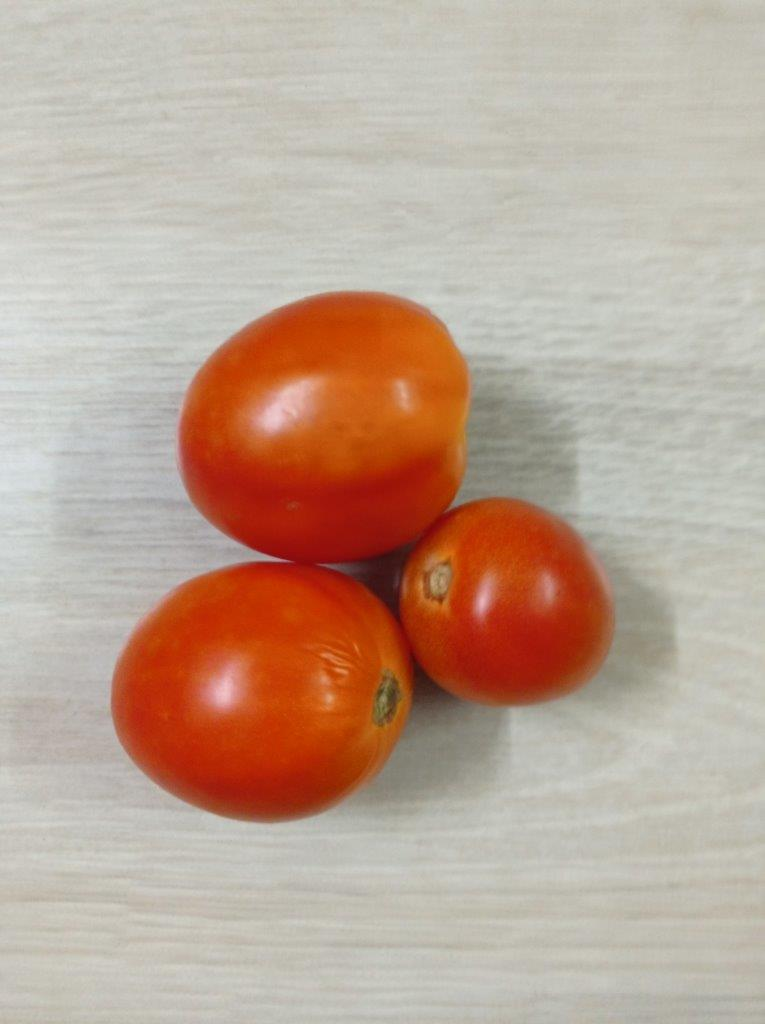
#> input picture Tomato-Maturity-Detection-Quality-Grading/img/1 (1).jpg, 765 x 1024 px
$ python -i tomato_pipeline.py   (imports and definitions only)
#> lines starting #> are read from the running program, lines starting #| are printed output that depends on the picture; after the words box and inside, x2 and y2 are one past the last pixel; in counts of white or black regions, pixels touching at a corner belong together
#> further down, picture is the input picture: shape (1024, 765, 3); mean B, G, R 148.8, 164.6, 189.2
# tomato_pipeline.py
import os
import io
import cv2
import numpy as np
import matplotlib.pyplot as plt
from dataclasses import dataclass, asdict

# -------------------- Config & Types --------------------
@dataclass
class HsvThresholds:
    red_lower:    tuple = (0, 54, 116)
    red_upper:    tuple = (14, 255, 255)
    orange_lower: tuple = (16, 72, 69)
    orange_upper: tuple = (47, 255, 205)
    green_lower:  tuple = (8, 183, 109)    # توجه: در محدوده HSV اوپن‌سی‌وی (0..179)
    green_upper:  tuple = (12, 217, 226)

@dataclass
class HoughParams:
    dp: float = 1.56
    minDist: int = 200
    param1: int = 109
    param2: int = 64
    minRadius: int = 97
    maxRadius: int = 191

@dataclass
class TomatoResult:
    idx: int
    x: int
    y: int
    r: int
    mean_hue: float
    status: str

# -------------------- Classification --------------------
def classify_tomato(hue_val: float) -> str:
    """
    Classify a tomato's ripeness based on the mean Hue value.
    - Ripe       : Hue in [0, 15]
    - Half-Ripe  : Hue in [16, 24]
    - Unripe     : Otherwise
    (Hue در OpenCV بین 0..179 است)
    """
    if 0 <= hue_val <= 15:
        return "Ripe"
    elif 16 <= hue_val <= 24:
        return "Half-Ripe"
    else:
        return "Unripe"

# -------------------- Core Pipeline --------------------
def process_image(
    image_bgr: np.ndarray,
    hsv_th: HsvThresholds = HsvThresholds(),
    hough: HoughParams = HoughParams(),
    morph_kernel_size: int = 5,
    edge_canny_low: int = 50,
    edge_canny_high: int = 150,
    dilate_size: int = 5,
    dilate_iter: int = 2,
    contour_min_area: int = 50,
    circle_radius_min: int = 90,
    circle_radius_max: int = 200,
):
    """
    تمام مراحل پردازش را اجرا می‌کند و هم نتایج عددی و هم تصاویر میانی را برمی‌گرداند.
    """
#> called with morph_kernel_size = 5, edge_canny_low = 50, edge_canny_high = 150, dilate_size = 5, dilate_iter = 2, contour_min_area = 50, circle_radius_min = 90, circle_radius_max = 200
    assert image_bgr is not None, "Input image is None."
    image_rgb = cv2.cvtColor(image_bgr, cv2.COLOR_BGR2RGB)
    image_hsv = cv2.cvtColor(image_rgb, cv2.COLOR_RGB2HSV)
#> image_hsv: shape (1024, 765, 3); mean H, S, V 26.3, 58.3, 189.7

    # --- Masks
    lower_red    = np.array(hsv_th.red_lower, dtype=np.uint8)
    upper_red    = np.array(hsv_th.red_upper, dtype=np.uint8)
    lower_orange = np.array(hsv_th.orange_lower, dtype=np.uint8)
    upper_orange = np.array(hsv_th.orange_upper, dtype=np.uint8)
    lower_green  = np.array(hsv_th.green_lower, dtype=np.uint8)
    upper_green  = np.array(hsv_th.green_upper, dtype=np.uint8)

    mask_red    = cv2.inRange(image_hsv, lower_red,    upper_red)
#> mask_red: shape (1024, 765); 20.4% white; 13 white regions (12 under 20 px), largest, box (x1, y1, x2, y2) and area: (109, 290, 617, 824) 159548
    mask_orange = cv2.inRange(image_hsv, lower_orange, upper_orange)
#> mask_orange: shape (1024, 765); 0.23% white; 23 white regions (18 under 20 px), largest, box (x1, y1, x2, y2) and area: (372, 670, 405, 731) 993, (457, 405, 472, 459) 379, (431, 568, 446, 595) 269, (457, 484, 463, 496) 21, (463, 471, 467, 483) 20
    mask_green  = cv2.inRange(image_hsv, lower_green,  upper_green)
#> mask_green: shape (1024, 765); 1.3% white; 99 white regions (68 under 20 px), largest, box (x1, y1, x2, y2) and area: (235, 371, 342, 450) 1924, (553, 535, 605, 690) 989, (192, 649, 257, 720) 940

    combined_mask = cv2.bitwise_or(cv2.bitwise_or(mask_red, mask_orange), mask_green)
#> combined_mask: shape (1024, 765); 20.6% white; 14 white regions (13 under 20 px), largest, box (x1, y1, x2, y2) and area: (109, 290, 617, 824) 161342

    # --- Morph
    kernel = cv2.getStructuringElement(cv2.MORPH_ELLIPSE, (morph_kernel_size, morph_kernel_size))
    cleaned_mask = cv2.morphologyEx(combined_mask, cv2.MORPH_CLOSE, kernel)
#> cleaned_mask: shape (1024, 765); 20.8% white; 5 white regions (4 under 20 px), largest, box (x1, y1, x2, y2) and area: (109, 290, 617, 824) 162600
    cleaned_mask = cv2.morphologyEx(cleaned_mask, cv2.MORPH_OPEN,  kernel)
#> cleaned_mask: shape (1024, 765); 20.7% white; 1 white region

    # --- Fill holes by contours
    filled_mask = cleaned_mask.copy()
    contours, _ = cv2.findContours(filled_mask, cv2.RETR_EXTERNAL, cv2.CHAIN_APPROX_SIMPLE)
#> contours = 1 contour; box (x1, y1, x2, y2) and area: (109, 290, 617, 824) 165356
    for contour in contours:
        cv2.drawContours(filled_mask, [contour], -1, 255, thickness=cv2.FILLED)
#> this loop made 1 pass
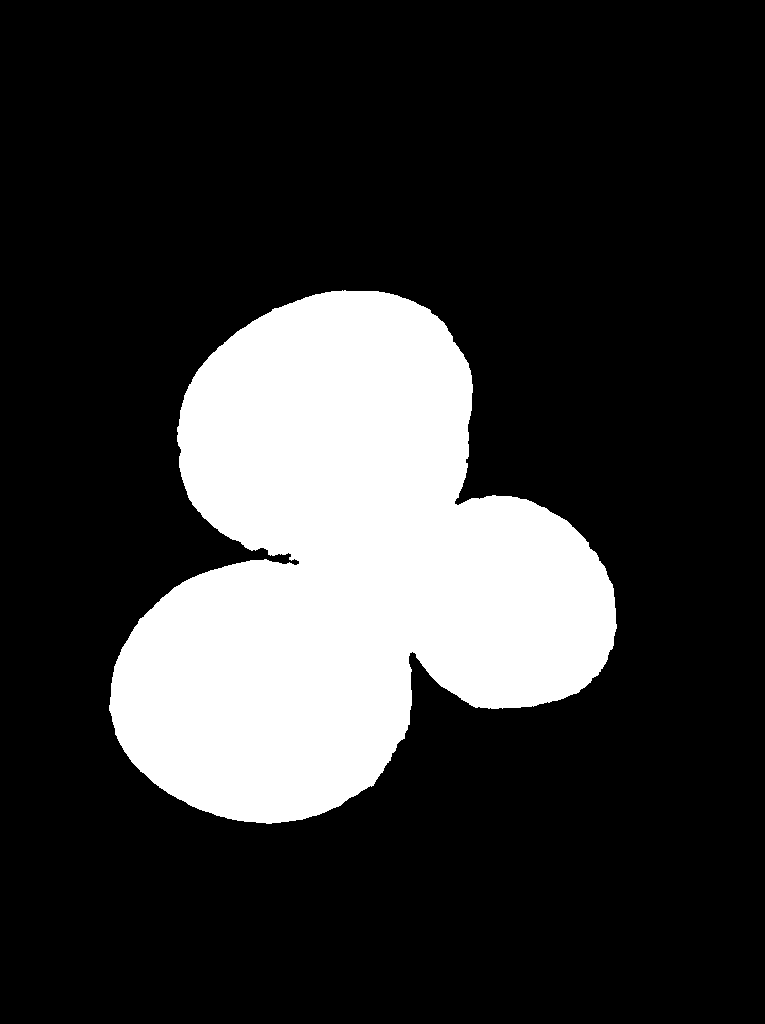
#> filled_mask: shape (1024, 765); 21.2% white; 1 white region, box (x1, y1, x2, y2) and area: (109, 290, 617, 824) 166289

    # --- Apply mask
    filled_mask_rgb = cv2.bitwise_and(image_rgb, image_rgb, mask=filled_mask)

    # --- Edges + dilation
    filled_mask_gray = cv2.cvtColor(filled_mask_rgb, cv2.COLOR_RGB2GRAY)
    blurred = cv2.GaussianBlur(filled_mask_gray, (5, 5), 0)
    edges = cv2.Canny(blurred, edge_canny_low, edge_canny_high)
#> edges: shape (1024, 765); 0.33% white in thin lines or dots, all inside (x1, y1, x2, y2) = (108, 290, 618, 825)
    dilate_kernel = cv2.getStructuringElement(cv2.MORPH_RECT, (dilate_size, dilate_size))
#> dilate_kernel = [[1, 1, 1, 1, 1], [1, 1, 1, 1, 1], [1, 1, 1, 1, 1], [1, 1, 1, 1, 1], [1, 1, 1, 1, 1]]
    dilated_edges = cv2.dilate(edges, dilate_kernel, iterations=dilate_iter)
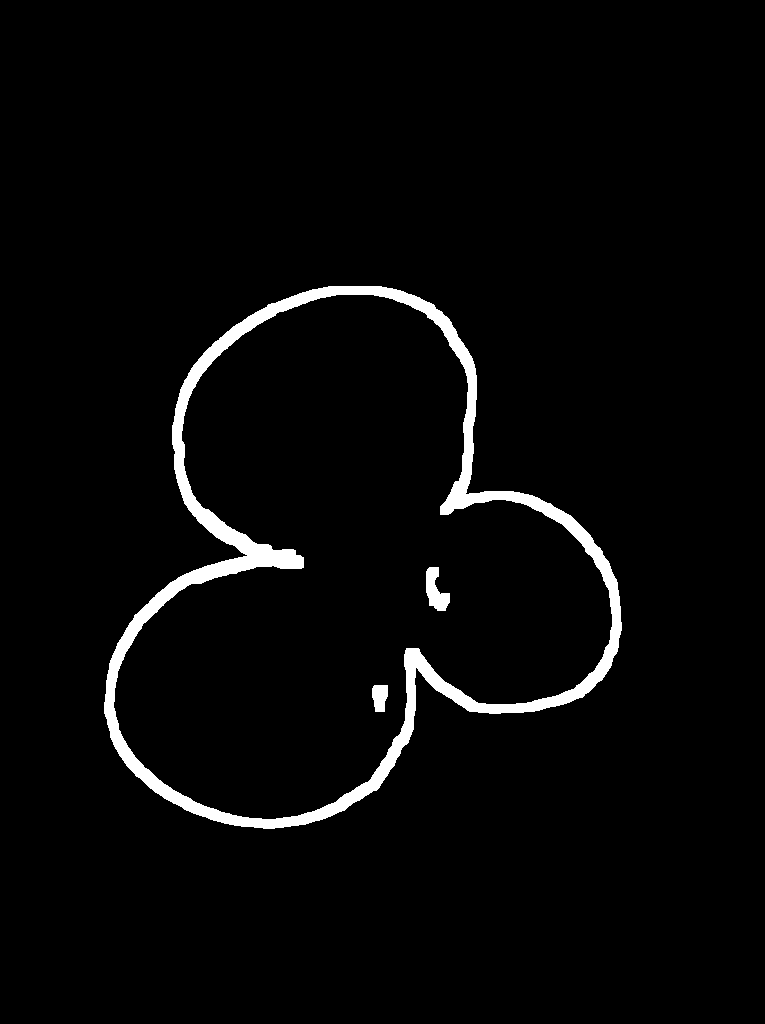
#> dilated_edges: shape (1024, 765); 3.1% white; 3 white regions

    separated_mask = np.zeros_like(dilated_edges)
    contours, _ = cv2.findContours(dilated_edges, cv2.RETR_EXTERNAL, cv2.CHAIN_APPROX_SIMPLE)
#> contours = 1 contour; box (x1, y1, x2, y2) and area: (104, 286, 622, 829) 176838
    for contour in contours:
        if cv2.contourArea(contour) > contour_min_area:
            cv2.drawContours(separated_mask, [contour], -1, 255, thickness=cv2.FILLED)
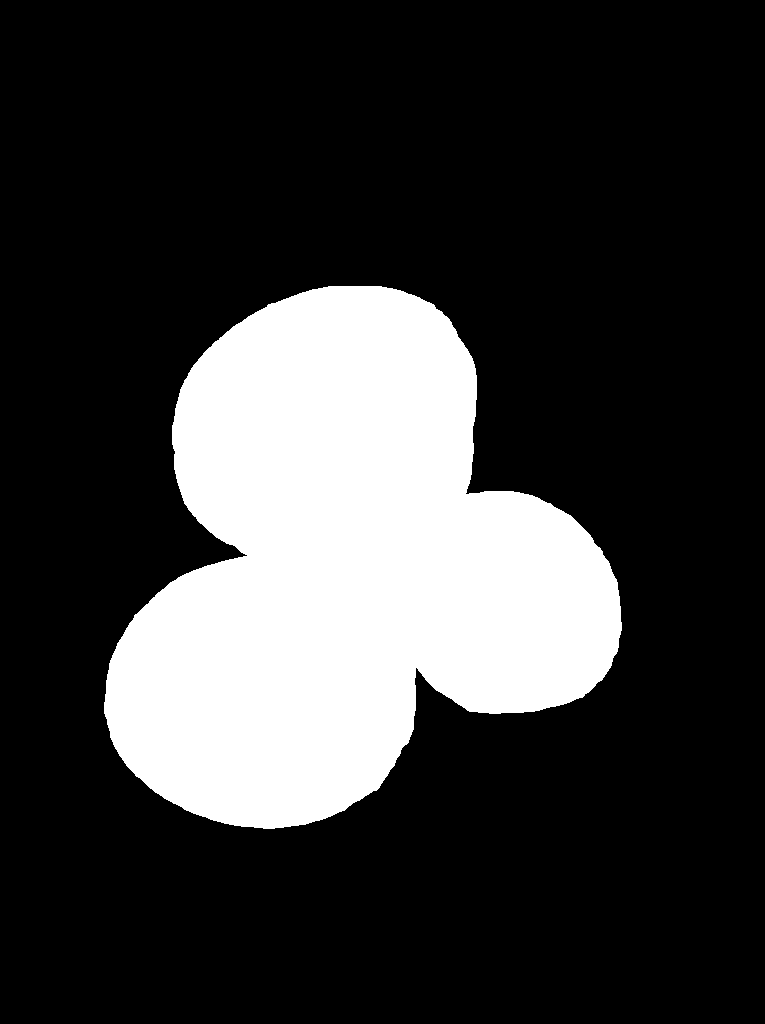
#> separated_mask: shape (1024, 765); 22.7% white; 1 white region, box (x1, y1, x2, y2) and area: (104, 286, 622, 829) 177711
    separated_mask_rgb = cv2.bitwise_and(image_rgb, image_rgb, mask=separated_mask)

    # --- Hough circles
    blur_for_circles = cv2.GaussianBlur(edges, (9, 9), 2)
    circles = cv2.HoughCircles(
        blur_for_circles,
        cv2.HOUGH_GRADIENT,
        dp=hough.dp,
        minDist=hough.minDist,
        param1=hough.param1,
        param2=hough.param2,
        minRadius=hough.minRadius,
        maxRadius=hough.maxRadius,
    )
#> circles = [[266, 657.5, 167.7], [347.1, 465.7, 175.6], [512.5, 601.4, 108.5]]

    image_with_circles = image_rgb.copy()
    filtered_circles = []
    tomato_rows = []

    if circles is not None:
        circles = np.round(circles[0, :]).astype("int")
#> circles = [[266, 658, 168], [347, 466, 176], [512, 601, 109]]
        for (x, y, r) in circles:
            if circle_radius_min <= r <= circle_radius_max:
                filtered_circles.append((x, y, r))
#> this loop made 3 passes
#> after the loop, filtered_circles = [(266, 658, 168), (347, 466, 176), (512, 601, 109)]

    for idx, (x, y, r) in enumerate(filtered_circles, start=1):
        circle_mask = np.zeros((image_hsv.shape[0], image_hsv.shape[1]), dtype=np.uint8)
        cv2.circle(circle_mask, (x, y), r, 255, -1)

        mean_hsv = cv2.mean(image_hsv, mask=circle_mask)
        mean_hue = float(mean_hsv[0])
        status = classify_tomato(mean_hue)

        # Draw circle + labels
        cv2.circle(image_with_circles, (x, y), r, (0, 255, 0), 3)
        text = str(idx)
        tsize, _ = cv2.getTextSize(text, cv2.FONT_HERSHEY_SIMPLEX, 1.5, 3)
        tx = x - tsize[0] // 2
        ty = y + tsize[1] // 2
        cv2.putText(image_with_circles, text, (tx, ty), cv2.FONT_HERSHEY_SIMPLEX, 1.5, (255,255,255), 3, cv2.LINE_AA)

        label_text = f"{status}"
        lsize, _ = cv2.getTextSize(label_text, cv2.FONT_HERSHEY_SIMPLEX, 0.8, 2)
        lx = x - lsize[0] // 2
        ly = y - r - 10
        cv2.putText(image_with_circles, label_text, (lx, ly), cv2.FONT_HERSHEY_SIMPLEX, 0.8, (0,0,255), 2, cv2.LINE_AA)

        tomato_rows.append(TomatoResult(idx, x, y, r, mean_hue, status))
#> this loop made 3 passes
#> (x, y, r, mean_hsv, mean_hue, text, tx, ty) on passes 1 to 3: (266, 658, 168, (13.13, 199.5, 173.7, 0), 13.13, '1', 250, 675), (347, 466, 176, (14.02, 201.9, 175.5, 0), 14.02, '2', 331, 483), (512, 601, 109, (8.92, 207.4, 167.9, 0), 8.92, '3', 496, 618)
#> circle_mask: shape (1024, 765); 4.8% white; 1 white region, box (x1, y1, x2, y2) and area: (403, 492, 622, 711) 37297
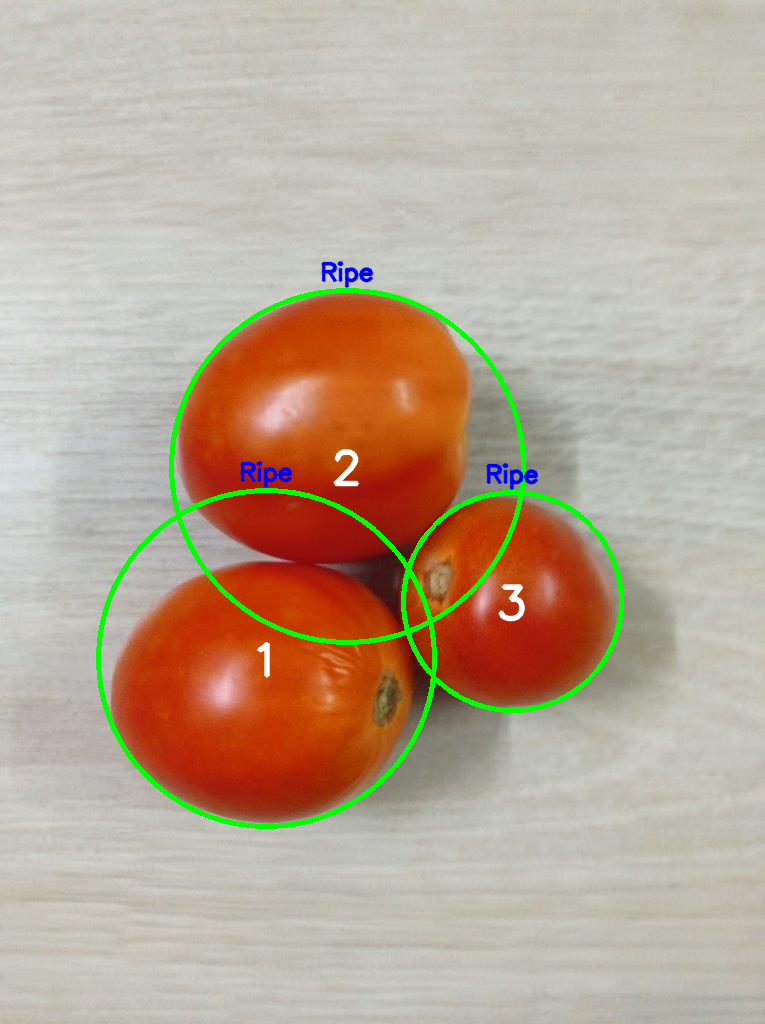
#> image_with_circles: shape (1024, 765, 3); mean R, G, B 186, 167.1, 147.6
#> after the loop, tomato_rows = 3 items

    intermediates = {
        "original_rgb": image_rgb,
        "mask_red": mask_red,
        "mask_orange": mask_orange,
        "mask_green": mask_green,
        "combined_clean": cleaned_mask,
        "filled_mask": filled_mask,
        "filled_mask_rgb": filled_mask_rgb,
        "edges": edges,
        "dilated_edges": dilated_edges,
        "separated_mask_rgb": separated_mask_rgb,
        "detected": image_with_circles,
    }

    return tomato_rows, intermediates

# -------------------- Optional: save grid (for script mode) --------------------
# [22 lines left out: function save_report_grid, not called in this run]

>>> import cv2
>>> picture = cv2.imread('img/1 (1).jpg')
>>> result = process_image(picture)

$ run again, on Tomato-Maturity-Detection-Quality-Grading/img/1 (100).jpg
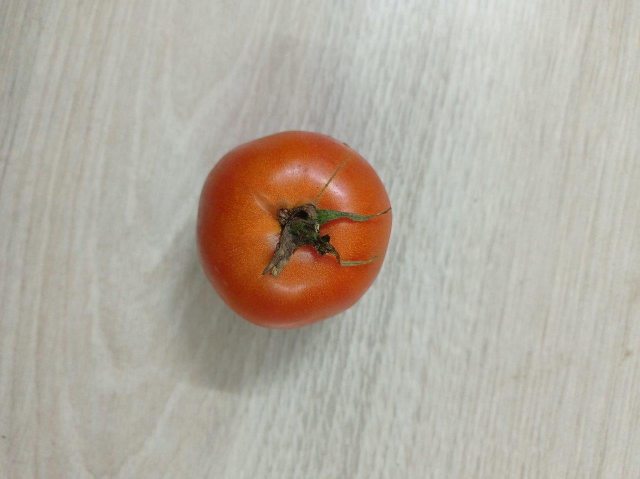
#> input picture Tomato-Maturity-Detection-Quality-Grading/img/1 (100).jpg, 1280 x 957 px (shown at 1/2 size)
#> picture is the input picture: shape (957, 1280, 3); mean B, G, R 160.2, 171.7, 179.4
#> image_hsv: shape (957, 1280, 3); mean H, S, V 30.8, 31.3, 180.5
#> mask_red: shape (957, 1280); 9% white; 110 white regions (108 under 20 px), largest, box (x1, y1, x2, y2) and area: (392, 260, 785, 660) 110360, (561, 427, 571, 433) 28
#> mask_orange: shape (957, 1280); 0.3% white; 143 white regions (129 under 20 px), largest, box (x1, y1, x2, y2) and area: (616, 417, 747, 461) 1655, (531, 488, 575, 552) 902, (680, 520, 731, 531) 288
#> mask_green: shape (957, 1280); 2% white; 1087 white regions (1053 under 20 px), largest, box (x1, y1, x2, y2) and area: (480, 272, 771, 523) 11956, (508, 518, 661, 603) 4013, (640, 441, 720, 510) 1481
#> combined_mask: shape (957, 1280); 9.3% white; 207 white regions (197 under 20 px), largest, box (x1, y1, x2, y2) and area: (392, 260, 785, 660) 113545, (623, 462, 640, 476) 81, (566, 463, 575, 487) 77
#> in process_image, `contours, _ = cv2.findContours(filled_mask, cv2.RETR_EXTERNAL, cv2.CHA..`: contours = 1 contour; box (x1, y1, x2, y2) and area: (392, 260, 785, 660) 122668
#> the loop in process_image, `for contour in contours:` made 1 pass
#> after the loop in process_image, `for contour in contours:`:
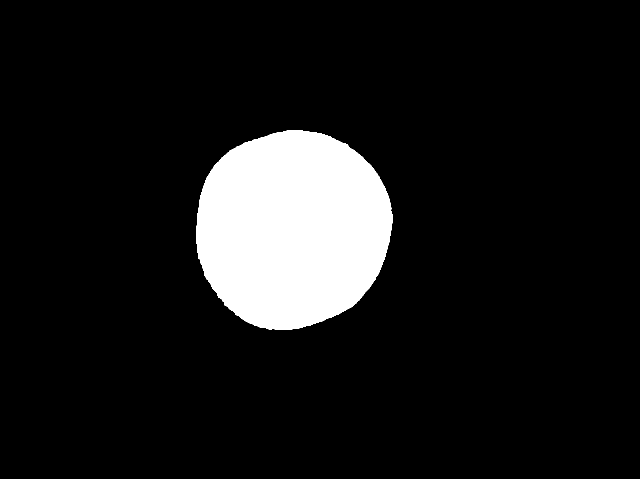
#> filled_mask: shape (957, 1280) (shown at 1/2 size); 10.1% white; 1 white region, box (x1, y1, x2, y2) and area: (392, 260, 785, 660) 123249
#> edges: shape (957, 1280); 0.29% white in thin lines or dots, all inside (x1, y1, x2, y2) = (391, 259, 786, 661)
#> dilate_kernel = [[1, 1, 1, 1, 1], [1, 1, 1, 1, 1], [1, 1, 1, 1, 1], [1, 1, 1, 1, 1], [1, 1, 1, 1, 1]]
#> dilated_edges: shape (957, 1280); 2.3% white; 4 white regions
#> in process_image, `contours, _ = cv2.findContours(dilated_edges, cv2.RETR_EXTERNAL, cv2.C..`: contours = 1 contour; box (x1, y1, x2, y2) and area: (387, 255, 790, 665) 130053
#> in process_image, `circles = cv2.HoughCircles( blur_for_circles, cv2.HOUGH_GRADIENT, dp=h..`: circles = [[599.8, 450.1, 183.3]]
#> in process_image, `circles = np.round(circles[0, :]).astype("int")`: circles = [[600, 450, 183]]
#> the loop in process_image, `for (x, y, r) in circles:` made 1 pass
#> after the loop in process_image, `for (x, y, r) in circles:`: filtered_circles = [(600, 450, 183)]
#> the loop in process_image, `for idx, (x, y, r) in enumerate(filtered_circles, start=1):` made 1 pass
#> (idx, x, y, r, mean_hsv, mean_hue, status, text) on pass 1: (1, 600, 450, 183, (10.99, 196.7, 157.7, 0), 10.99, 'Ripe', '1')
#> after the loop in process_image, `for idx, (x, y, r) in enumerate(filtered_circles, start=1):`:
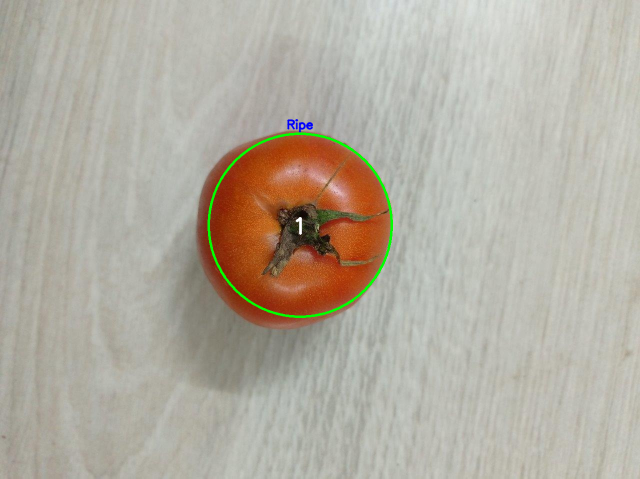
#> image_with_circles: shape (957, 1280, 3) (shown at 1/2 size); mean R, G, B 178.7, 172.5, 160
#> after the loop in process_image, `for idx, (x, y, r) in enumerate(filtered_circles, start=1):`: tomato_rows = 1 item
